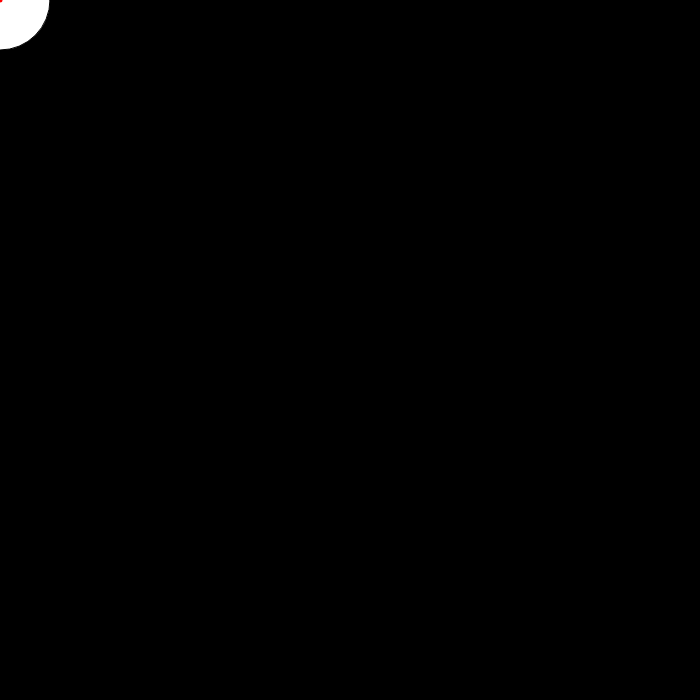
Frame 1 (no input)
Frame 60 (no input): identical to frame 1, image omitted
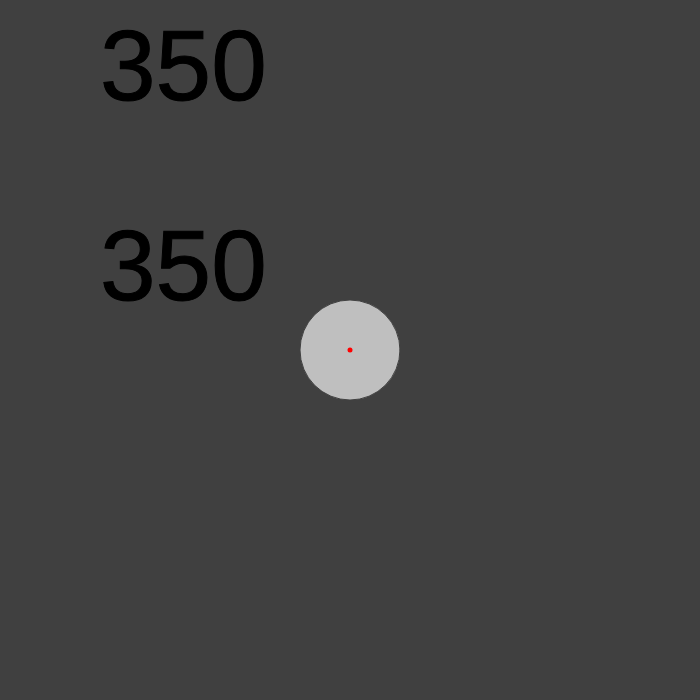
Frame 120 (the mouse pressed at the canvas centre since frame 60)

The p5.js sketch that drew these frames (run headless with seeded random() and noise() and a simulated clock; from frame 60 on, the mouse is pressed at the canvas centre):

// p5.js sketch
// ── sketch.js
function setup(){
	//create a 700x700 pixel canvas to draw on
	createCanvas(700,700);
	background(0);
}


function draw(){
	//P5 has it own set of variables and functions for our use , the most common of them are the mouse varibles and functions
	//such as mouseX,mouseY ,movedX,movedY,pmouseX,pmouseY
	//mousex mouseY -------> contains the x and y coordinates of the cursor in the current framw
	//movedX,movedY -------> gives the horizantal and verticle distance the mouse has been moved from the previous frame to the current
	//pmouseX, pmouseY-----> gives the previous frames mouseX and mouseY
	background(0);
	//creates a circle at the mouse cursors x and y 
	circle(mouseX,mouseY,100);


	// sometimes we might need to change the range of the values we get inorder to fit inside another range
	// ie we need to map one range to another . for this we use the map function
	// map(variable,orginal start,original end, new start, new end)
	
	// Now we'll try to change the background color based on the x and y coordinates of the mouse cursor
	// Since we only have two dimensions to move in , we can change only two colors independently in the RGB scheme 
	// So as a better option we can use grayscale and the alpha as the two variables
	var gray;
	var alpha;

	// map mouseX values from 0 to the total height to 0 - 255, similarly for the alpha values
	gray=map(mouseX,0, width,0,255);
	alpha=map(mouseY,0,height,0,255);
	background(gray,alpha)

	// we can also find out where the mouse was in the previous frame using pmouseX and pmouseY
	// let us try to draw lines from the previous coordinate to the current coordinate
	stroke(255,0,0);
	strokeWeight(5);
	line(mouseX,mouseY,pmouseX,pmouseY);

	// we reset the properties to the original value so that it doesnt take affect in the next loop
	stroke(0);
	strokeWeight(1);


	// We can also add text to the screen using p5, using the handy text() function
	// text(string,x,y)
	// let us try to display the text based on the mouseX and mouseY
	textSize(100)
	text(mouseX,100,100);


	// if you run the above and check  even if you go out of the canvas the mouseX value still changes,
	// assume we do not want that to happen, we can thus constrain the value shown using the constrain function()
	// constrain(value,min,max)
	var mx=constrain(mouseX,0,width);
	text(mx,100,300)
}	
